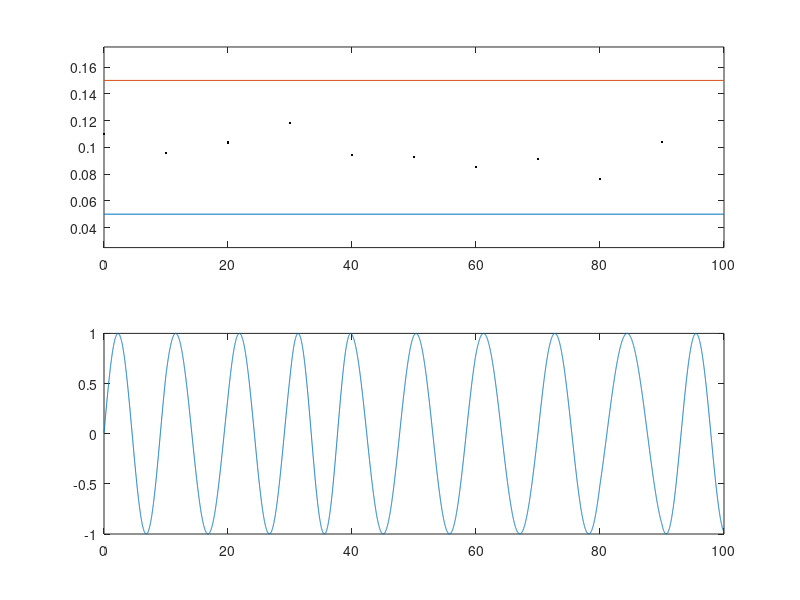

Source code (MATLAB):
  %% time varying signal
  
  % options
n = 10; % # frequencies 
fmean = 0.1; % Hz 
nsamples = 1e3; % # samples per constant freq period
% freq
tdur=1/fmean; 
ts = tdur/nsamples; 
f = (fmean/2)*randn(n,1)/3 + fmean;
fvec = []; 
for i=1:n, fvec = [fvec , f(i)*ones(1,nsamples)]; 
end
% algo
fac_old = 0; 
for i=1:length(fvec), fac = fac_old + fvec(i)*ts; 
    y(i) = sin(2*pi*fac); 
    fac_old = fac; 
end
% plot
subplot(211) 
    plot(0:tdur:tdur*(n-1),f,'k.',[0 tdur*n],fmean/2*[1 1],[0 tdur*n],fmean*[1.5 1.5]), ylim([0.25 1.75]*fmean)
subplot(212)
    plot(0:ts:ts*(length(y)-1),y)